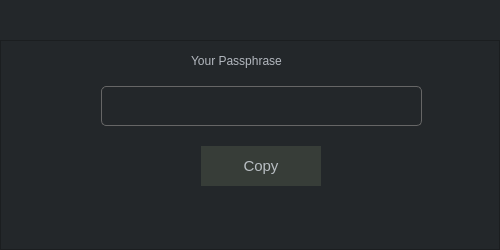
<?xml version="1.0" encoding="UTF-8"?>
<ui version="4.0">
 <class>ForgotPassPhrase</class>
 <widget class="QDialog" name="ForgotPassPhrase">
  <property name="geometry">
   <rect>
    <x>0</x>
    <y>0</y>
    <width>500</width>
    <height>250</height>
   </rect>
  </property>
  <property name="minimumSize">
   <size>
    <width>500</width>
    <height>250</height>
   </size>
  </property>
  <property name="maximumSize">
   <size>
    <width>600</width>
    <height>250</height>
   </size>
  </property>
  <property name="windowTitle">
   <string>Dialog</string>
  </property>
  <property name="styleSheet">
   <string notr="true">background:  rgba(35,39,42,1);</string>
  </property>
  <layout class="QGridLayout" name="gridLayout">
   <property name="leftMargin">
    <number>0</number>
   </property>
   <property name="topMargin">
    <number>0</number>
   </property>
   <property name="rightMargin">
    <number>0</number>
   </property>
   <property name="bottomMargin">
    <number>0</number>
   </property>
   <property name="spacing">
    <number>0</number>
   </property>
   <item row="0" column="0">
    <widget class="QWidget" name="title_bar" native="true">
     <property name="minimumSize">
      <size>
       <width>500</width>
       <height>40</height>
      </size>
     </property>
     <property name="maximumSize">
      <size>
       <width>500</width>
       <height>40</height>
      </size>
     </property>
     <property name="styleSheet">
      <string notr="true">QWidget {
border: none;
}
QPushButton {
background:  rgba(35,39,42,1);
color:white;
font: 700 14pt &quot;Segoe UI&quot;;
border:none;
}

QPushButton:hover {
background:  rgba(48,50,51,1);
}</string>
     </property>
     <layout class="QGridLayout" name="gridLayout_2">
      <property name="leftMargin">
       <number>0</number>
      </property>
      <property name="topMargin">
       <number>0</number>
      </property>
      <property name="rightMargin">
       <number>0</number>
      </property>
      <property name="bottomMargin">
       <number>0</number>
      </property>
      <property name="verticalSpacing">
       <number>0</number>
      </property>
      <item row="0" column="0">
       <spacer name="horizontalSpacer">
        <property name="orientation">
         <enum>Qt::Orientation::Horizontal</enum>
        </property>
        <property name="sizeHint" stdset="0">
         <size>
          <width>599</width>
          <height>20</height>
         </size>
        </property>
       </spacer>
      </item>
      <item row="0" column="1">
       <widget class="QPushButton" name="close_btn">
        <property name="minimumSize">
         <size>
          <width>45</width>
          <height>39</height>
         </size>
        </property>
        <property name="maximumSize">
         <size>
          <width>40</width>
          <height>39</height>
         </size>
        </property>
        <property name="styleSheet">
         <string notr="true"/>
        </property>
        <property name="text">
         <string/>
        </property>
        <property name="icon">
         <iconset resource="../src/resources.qrc">
          <normaloff>:/icons/icons/close-large-line.png</normaloff>:/icons/icons/close-large-line.png</iconset>
        </property>
        <property name="iconSize">
         <size>
          <width>15</width>
          <height>15</height>
         </size>
        </property>
       </widget>
      </item>
     </layout>
    </widget>
   </item>
   <item row="1" column="0">
    <widget class="QFrame" name="frame">
     <property name="frameShape">
      <enum>QFrame::Shape::StyledPanel</enum>
     </property>
     <property name="frameShadow">
      <enum>QFrame::Shadow::Raised</enum>
     </property>
     <layout class="QGridLayout" name="gridLayout_3">
      <property name="leftMargin">
       <number>0</number>
      </property>
      <property name="topMargin">
       <number>0</number>
      </property>
      <property name="rightMargin">
       <number>0</number>
      </property>
      <property name="bottomMargin">
       <number>0</number>
      </property>
      <property name="spacing">
       <number>0</number>
      </property>
      <item row="0" column="0">
       <widget class="QStackedWidget" name="stackedWidget">
        <property name="styleSheet">
         <string notr="true">QPushButton {
		text-align:center;
color:rgba(240, 247, 255,0.7);
         font-size:15px;
		padding-left: 15px;
padding: 7px 10px;
border:none;
background-color: rgba(55, 61, 56, 1);
}

QPushButton:hover {
background-color:rgba(240, 247, 255,0.1);
}

QLineEdit {
border-radius:5px;
border: 1px solid rgba(102,102,102,1);
background: rgba(35,39,42,1);
padding-left: 15px;
color: white;
}

QFrame {
background :rgba(102,102,102,1);
}


/*  QTextEdit Styles */
QTextEdit {
border-radius:5px;
border: 1px solid rgba(102,102,102,1);
background: rgba(35,39,42,1);
padding-left: 15px;
color: white;
}

    QTextEdit QScrollBar:vertical {
        width: 10px; /* Decrease the width of the scrollbar */
        background:  rgba(35,39,42,1); /* Set the background color to black */
    }
    QTextEdit QScrollBar:handle:vertical {
        background: rgba(102,102,102,1); /* Handle color - dark gray */
        border-radius: 5px; /* Optional rounded corners */
    }
    QTextEdit QScrollBar:add-line:vertical, QTextEdit QScrollBar:sub-line:vertical {
        border: none; /* Hide the add/sub buttons */
    }
    QTextEdit QScrollBar:up-arrow:vertical, QTextEdit QScrollBar:down-arrow:vertical {
        border: none;
        background: none;
    }</string>
        </property>
        <property name="currentIndex">
         <number>1</number>
        </property>
        <widget class="QWidget" name="page">
         <widget class="QLabel" name="label_9">
          <property name="geometry">
           <rect>
            <x>20</x>
            <y>0</y>
            <width>271</width>
            <height>20</height>
           </rect>
          </property>
          <property name="styleSheet">
           <string notr="true">font: 12pt &quot;Segoe UI&quot;;
color:rgba(240, 247, 255,0.7);
background:transparent;
</string>
          </property>
          <property name="text">
           <string>Enter secret  recovery phrase</string>
          </property>
         </widget>
         <widget class="QTextEdit" name="recovery_phrase_text_field">
          <property name="geometry">
           <rect>
            <x>20</x>
            <y>30</y>
            <width>461</width>
            <height>101</height>
           </rect>
          </property>
         </widget>
         <widget class="QPushButton" name="copy_recovery_phrase_btn">
          <property name="geometry">
           <rect>
            <x>20</x>
            <y>150</y>
            <width>120</width>
            <height>34</height>
           </rect>
          </property>
          <property name="maximumSize">
           <size>
            <width>120</width>
            <height>40</height>
           </size>
          </property>
          <property name="mouseTracking">
           <bool>true</bool>
          </property>
          <property name="styleSheet">
           <string notr="true"/>
          </property>
          <property name="text">
           <string>Copy</string>
          </property>
          <property name="icon">
           <iconset resource="../src/resources.qrc">
            <normaloff>:/icons/icons/file-copy-line (1).png</normaloff>:/icons/icons/file-copy-line (1).png</iconset>
          </property>
          <property name="checkable">
           <bool>true</bool>
          </property>
          <property name="checked">
           <bool>true</bool>
          </property>
          <property name="autoExclusive">
           <bool>true</bool>
          </property>
         </widget>
         <widget class="QPushButton" name="recovery_page_next">
          <property name="geometry">
           <rect>
            <x>360</x>
            <y>150</y>
            <width>120</width>
            <height>35</height>
           </rect>
          </property>
          <property name="minimumSize">
           <size>
            <width>120</width>
            <height>35</height>
           </size>
          </property>
          <property name="maximumSize">
           <size>
            <width>120</width>
            <height>35</height>
           </size>
          </property>
          <property name="mouseTracking">
           <bool>true</bool>
          </property>
          <property name="styleSheet">
           <string notr="true">background-color: rgba(32,144,46,1);</string>
          </property>
          <property name="text">
           <string>Next</string>
          </property>
          <property name="checkable">
           <bool>true</bool>
          </property>
          <property name="checked">
           <bool>true</bool>
          </property>
          <property name="autoExclusive">
           <bool>true</bool>
          </property>
         </widget>
        </widget>
        <widget class="QWidget" name="page_2">
         <widget class="QLabel" name="label_10">
          <property name="geometry">
           <rect>
            <x>190</x>
            <y>10</y>
            <width>131</width>
            <height>20</height>
           </rect>
          </property>
          <property name="styleSheet">
           <string notr="true">font: 12pt &quot;Segoe UI&quot;;
color:rgba(240, 247, 255,0.7);
background:transparent;
</string>
          </property>
          <property name="text">
           <string>Your Passphrase</string>
          </property>
         </widget>
         <widget class="QWidget" name="">
          <property name="geometry">
           <rect>
            <x>100</x>
            <y>40</y>
            <width>321</width>
            <height>111</height>
           </rect>
          </property>
          <layout class="QVBoxLayout" name="verticalLayout">
           <property name="spacing">
            <number>15</number>
           </property>
           <item>
            <widget class="QTextEdit" name="passphrase_show_input">
             <property name="maximumSize">
              <size>
               <width>16777215</width>
               <height>40</height>
              </size>
             </property>
            </widget>
           </item>
           <item alignment="Qt::AlignmentFlag::AlignHCenter">
            <widget class="QPushButton" name="copy_passphrase_btn">
             <property name="minimumSize">
              <size>
               <width>120</width>
               <height>0</height>
              </size>
             </property>
             <property name="maximumSize">
              <size>
               <width>120</width>
               <height>40</height>
              </size>
             </property>
             <property name="mouseTracking">
              <bool>true</bool>
             </property>
             <property name="styleSheet">
              <string notr="true"/>
             </property>
             <property name="text">
              <string>Copy</string>
             </property>
             <property name="icon">
              <iconset resource="../src/resources.qrc">
               <normaloff>:/icons/icons/file-copy-line (1).png</normaloff>:/icons/icons/file-copy-line (1).png</iconset>
             </property>
             <property name="checkable">
              <bool>true</bool>
             </property>
             <property name="checked">
              <bool>true</bool>
             </property>
             <property name="autoExclusive">
              <bool>true</bool>
             </property>
            </widget>
           </item>
          </layout>
         </widget>
        </widget>
       </widget>
      </item>
     </layout>
    </widget>
   </item>
  </layout>
 </widget>
 <resources>
  <include location="../src/resources.qrc"/>
 </resources>
 <connections>
  <connection>
   <sender>close_btn</sender>
   <signal>clicked()</signal>
   <receiver>ForgotPassPhrase</receiver>
   <slot>close()</slot>
   <hints>
    <hint type="sourcelabel">
     <x>470</x>
     <y>18</y>
    </hint>
    <hint type="destinationlabel">
     <x>519</x>
     <y>88</y>
    </hint>
   </hints>
  </connection>
 </connections>
</ui>
